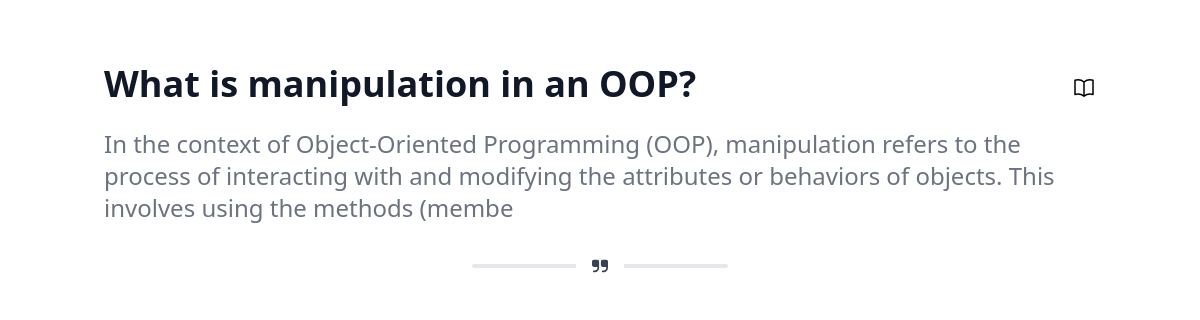
The app's page /lesson/2/ with its own data.
### lms_app/models.py (models this page shows, shortened)
class Lesson(models.Model):
    title = models.CharField(max_length=100)
    content = models.TextField(default="")
    course = models.ForeignKey(Course, on_delete=models.CASCADE)

### lms_app/views.py (the view)
# urls.py: path('lesson/<int:lesson_id>/', views.lesson_detail, name='lesson_detail'),
def lesson_detail(request, lesson_id):
    lesson = get_object_or_404(Lesson, pk=lesson_id)
    return render(request, 'lesson_detail.html', {'lesson': lesson})

### lms_app/templates/lesson_detail.html (shortened to what this page needs)
{% extends 'Layout.html' %}
{% block content %}
<div class="container mx-auto pt-[4rem] p-4 rounded-md">
            <div class="flex flex-row justify-between items-center mb-4">
                <div class="flex items-center mb-2">
                    <h3 class="text-4xl font-bold text-gray-900">{{ lesson.title }}</h3>
                </div>
            </div>
            <p class="text-gray-500 text-2xl">{{ lesson.content }}</p>
            <div class="inline-flex items-center mt-8 justify-center w-full">
                <div class="absolute px-4 -translate-x-1/2 bg-white left-1/2 dark:bg-gray-900">
                </div>
            </div>
</div>
{% endblock %}

### lms_app/templates/Layout.html (style rules this page uses)
* { margin: 0; padding: 0; box-sizing: border-box; }

### records on screen
Lesson: title "What is manipulation in an OOP?", content "In the context of Object-Oriented Programming (OOP), manipulation refers to the process of interacting with and modifying the attributes or behaviors of objects. This involves using the methods (membe"
